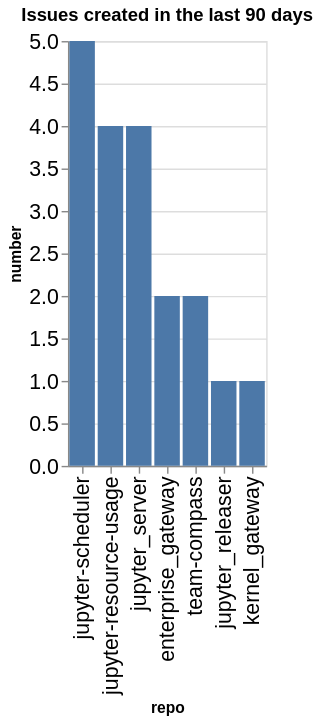

Source (notebook cell):
### Code cell
created_counts = created.groupby(['org', 'repo']).count()['number'].reset_index()
created_counts['org/repo'] = created_counts.apply(lambda a: a['org'] + '/' + a['repo'], axis=1)
sorted_vals = created_counts.sort_values(['org', 'number'], ascending=False)['repo'].values
alt.Chart(data=created_counts, title=f"Issues created in the last {n_days} days").mark_bar().encode(
    x=alt.X('repo', sort=alt.Sort(sorted_vals.tolist())),
    y='number',
)

### Figure 1 — Vega-Lite specification as saved in the notebook (floating-point values rounded to 4 significant figures)
{"config": {"axisLeft": {"labelFontSize": 15}, "axisBottom": {"labelFontSize": 15}}, "data": {"name": "data-b88509c9d9cdd030135e1cc7e4daa50a"}, "mark": {"type": "bar"}, "encoding": {"x": {"field": "repo", "sort": ["jupyter-scheduler", "jupyter-resource-usage", "jupyter_server", "enterprise_gateway", "team-compass", "jupyter_releaser", "kernel_gateway"], "type": "nominal"}, "y": {"field": "number", "type": "quantitative"}}, "title": "Issues created in the last 90 days", "$schema": "https://vega.github.io/schema/vega-lite/v5.20.1.json", "datasets": {"data-b88509c9d9cdd030135e1cc7e4daa50a": [{"org": "jupyter-server", "repo": "enterprise_gateway", "number": 2, "org/repo": "jupyter-server/enterprise_gateway"}, {"org": "jupyter-server", "repo": "jupyter-resource-usage", "number": 4, "org/repo": "jupyter-server/jupyter-resource-usage"}, {"org": "jupyter-server", "repo": "jupyter-scheduler", "number": 5, "org/repo": "jupyter-server/jupyter-scheduler"}, {"org": "jupyter-server", "repo": "jupyter_releaser", "number": 1, "org/repo": "jupyter-server/jupyter_releaser"}, {"org": "jupyter-server", "repo": "jupyter_server", "number": 4, "org/repo": "jupyter-server/jupyter_server"}, {"org": "jupyter-server", "repo": "kernel_gateway", "number": 1, "org/repo": "jupyter-server/kernel_gateway"}, {"org": "jupyter-server", "repo": "team-compass", "number": 2, "org/repo": "jupyter-server/team-compass"}]}}
